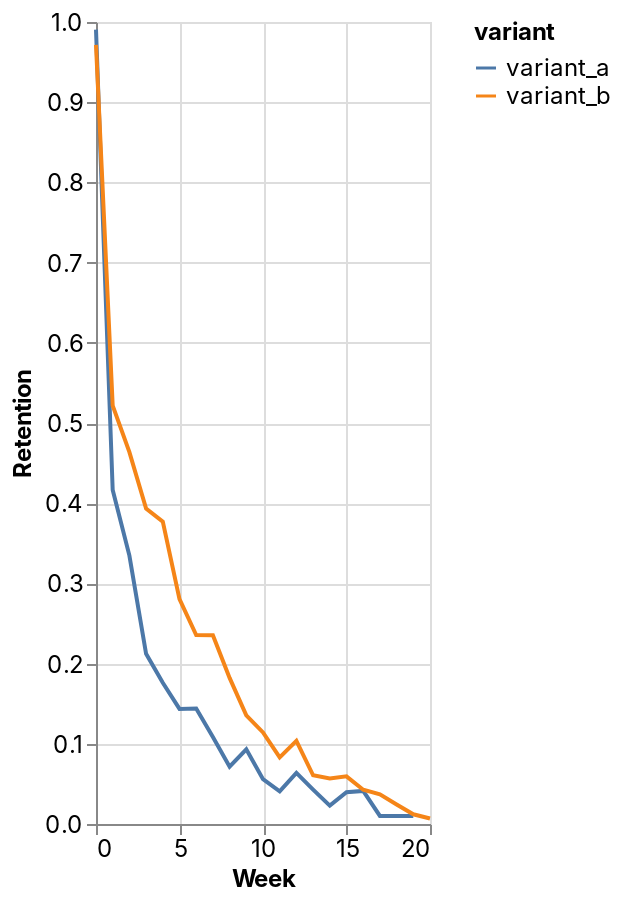

Notebook source saved alongside this figure:
### Code cell
DeepnoteChart(retention, """{"data":{"name":"placeholder"},"mark":{"type":"line","tooltip":{"content":"data"}},"height":440,"$schema":"https://vega.github.io/schema/vega-lite/v4.json","autosize":{"type":"fit"},"encoding":{"x":{"sort":null,"type":"quantitative","field":"Week","scale":{"type":"linear","zero":false}},"y":{"sort":null,"type":"quantitative","field":"Retention","scale":{"type":"linear","zero":false}},"color":{"sort":null,"type":"nominal","field":"variant","scale":{"type":"linear","zero":false}}},"width":"container","config":{"legend":{"labelFont":"Inter, sans-serif","labelFontSize":12,"titleFont":"Inter, sans-serif","titleFontSize":12,"titleFontWeight":"bold"},"title":{"anchor":"start","color":"#000000","font":"Inter, sans-serif","fontSize":22,"fontWeight":"normal"},"axis":{"labelFont":"Inter, sans-serif","labelFontSize":12,"labelFontWeight":"normal","titleFont":"Inter, sans-serif","titleFontSize":12,"titleFontWeight":"bold","labelOverlap":"greedy"}}}""")

### Figure 1 — Vega-Lite specification as saved in the notebook (floating-point values rounded to 4 significant figures)
{"data": {"values": [{"Week": 0, "Retention": 0.9905, "variant": "variant_a"}, {"Week": 1, "Retention": 0.4165, "variant": "variant_a"}, {"Week": 2, "Retention": 0.3347, "variant": "variant_a"}, {"Week": 3, "Retention": 0.2121, "variant": "variant_a"}, {"Week": 4, "Retention": 0.176, "variant": "variant_a"}, {"Week": 5, "Retention": 0.1435, "variant": "variant_a"}, {"Week": 6, "Retention": 0.144, "variant": "variant_a"}, {"Week": 7, "Retention": 0.1085, "variant": "variant_a"}, {"Week": 8, "Retention": 0.07139, "variant": "variant_a"}, {"Week": 9, "Retention": 0.09306, "variant": "variant_a"}, {"Week": 10, "Retention": 0.05583, "variant": "variant_a"}, {"Week": 11, "Retention": 0.04083, "variant": "variant_a"}, {"Week": 12, "Retention": 0.06371, "variant": "variant_a"}, {"Week": 13, "Retention": 0.04288, "variant": "variant_a"}, {"Week": 14, "Retention": 0.02288, "variant": "variant_a"}, {"Week": 15, "Retention": 0.03955, "variant": "variant_a"}, {"Week": 16, "Retention": 0.04121, "variant": "variant_a"}, {"Week": 17, "Retention": 0.01, "variant": "variant_a"}, {"Week": 18, "Retention": 0.01, "variant": "variant_a"}, {"Week": 19, "Retention": 0.01, "variant": "variant_a"}, {"Week": 0, "Retention": 0.9714, "variant": "variant_b"}, {"Week": 1, "Retention": 0.5217, "variant": "variant_b"}, {"Week": 2, "Retention": 0.4637, "variant": "variant_b"}, {"Week": 3, "Retention": 0.3932, "variant": "variant_b"}, {"Week": 4, "Retention": 0.377, "variant": "variant_b"}, {"Week": 5, "Retention": 0.2804, "variant": "variant_b"}, {"Week": 6, "Retention": 0.2357, "variant": "variant_b"}, {"Week": 7, "Retention": 0.2354, "variant": "variant_b"}, {"Week": 8, "Retention": 0.1822, "variant": "variant_b"}, {"Week": 9, "Retention": 0.1355, "variant": "variant_b"}, {"Week": 10, "Retention": 0.1142, "variant": "variant_b"}, {"Week": 11, "Retention": 0.08309, "variant": "variant_b"}, {"Week": 12, "Retention": 0.1036, "variant": "variant_b"}, {"Week": 13, "Retention": 0.06075, "variant": "variant_b"}, {"Week": 14, "Retention": 0.05673, "variant": "variant_b"}, {"Week": 15, "Retention": 0.05938, "variant": "variant_b"}, {"Week": 16, "Retention": 0.04278, "variant": "variant_b"}, {"Week": 17, "Retention": 0.03696, "variant": "variant_b"}, {"Week": 18, "Retention": 0.02426, "variant": "variant_b"}, {"Week": 19, "Retention": 0.01209, "variant": "variant_b"}, {"Week": 20, "Retention": 0.006803, "variant": "variant_b"}]}, "mark": {"type": "line", "tooltip": {"content": "data"}}, "height": 440, "$schema": "https://vega.github.io/schema/vega-lite/v4.json", "autosize": {"type": "fit"}, "encoding": {"x": {"sort": null, "type": "quantitative", "field": "Week", "scale": {"type": "linear", "zero": false}}, "y": {"sort": null, "type": "quantitative", "field": "Retention", "scale": {"type": "linear", "zero": false}}, "color": {"sort": null, "type": "nominal", "field": "variant", "scale": {"type": "linear", "zero": false}}}, "width": "container", "config": {"legend": {"labelFont": "Inter, sans-serif", "labelFontSize": 12, "titleFont": "Inter, sans-serif", "titleFontSize": 12, "titleFontWeight": "bold"}, "title": {"anchor": "start", "color": "#000000", "font": "Inter, sans-serif", "fontSize": 22, "fontWeight": "normal"}, "axis": {"labelFont": "Inter, sans-serif", "labelFontSize": 12, "labelFontWeight": "normal", "titleFont": "Inter, sans-serif", "titleFontSize": 12, "titleFontWeight": "bold", "labelOverlap": "greedy"}}}
